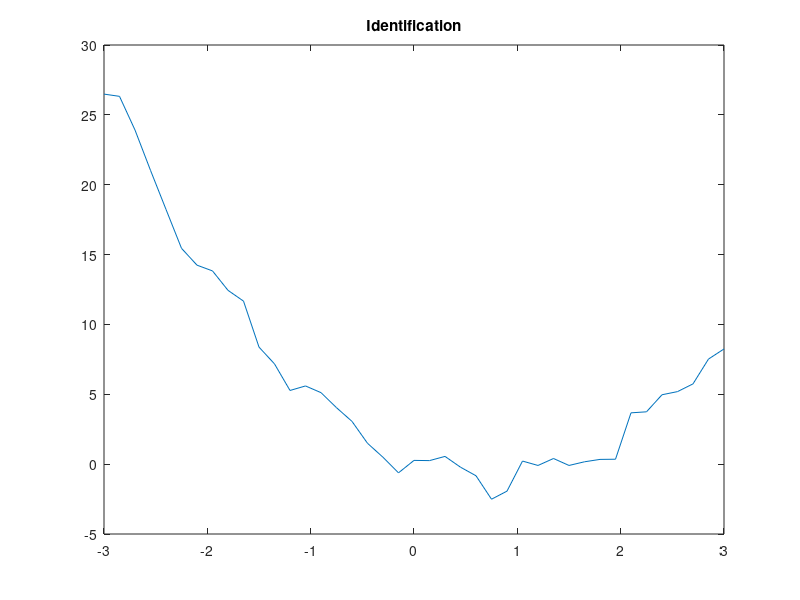
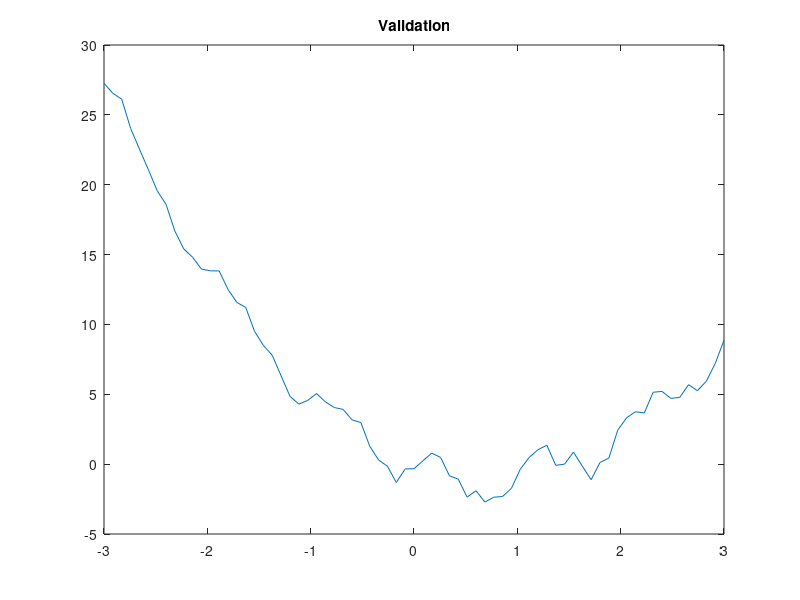

Source code (MATLAB) for these figures, in order: (Note: this script raises an error after producing the figures.)
function [index, theta5, mse, yhatstar] = polyreg
warning('off', 'MATLAB:nearlySingularMatrix'); % disable spurious warning

theta5 = 0; yhatstar = 0;  % just to be able to run the function before solving all assignment components

index = 5; % initialize your index here

% write your code here
load('lab4_05.mat');

% identification data
x_id = id.X; % data for input
y_id = id.Y; % data for output
plot(x_id,y_id), title('Identification');

N = length(y_id); % N=41

% validation data
x_val = val.X; % data for input
y_val = val.Y; % data for output
figure, plot(x_val,y_val), title('Validation');

N_val = length(y_val); % N=71

for n = 2:20
    PHI = zeros(N,n);
    for k = 1:N
        for i = 1:n
            PHI(k,i) = x_id(k)^(i-1);
        end
    end
    theta{n} = PHI\y_id(:);
end

for n=2:20
    PHI_val = zeros(N_val,n);
    for k = 1:N_val
        for i = 1:n
            PHI_val(k,i) = x_val(k)^(i-1);
            yhat(k) = PHI_val(k,i)*theta{n};
        end
    end
    mse(n-1) = sum((y_val(:) - yhat(:)).^2)/N_val;   
end
    
   


% plot yhat
figure, plot(x_id,yhat)





end % function polyreg